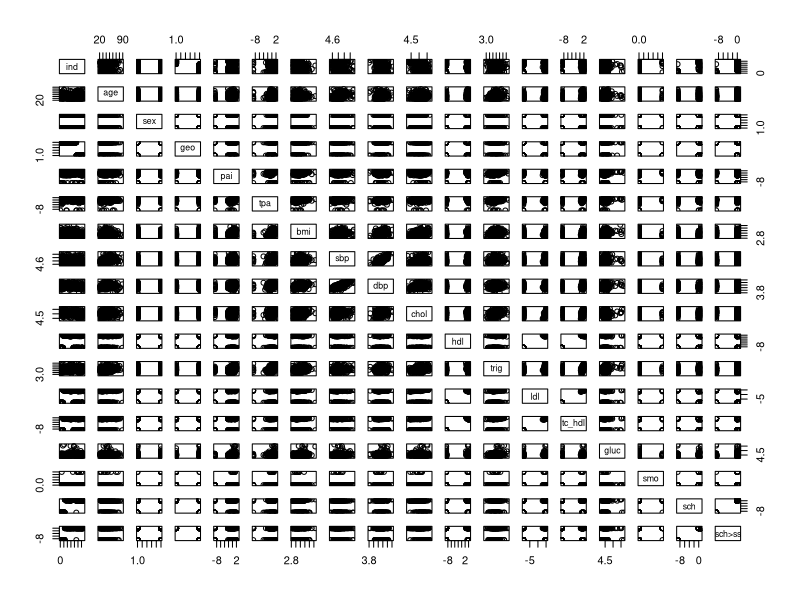

The R script that drew this image:
## ---- chunk 1
knitr::opts_chunk$set(echo = TRUE)
## ---- chunk 2
    #install.packages( "pacman" )
    #library(pacman) 
    #p_load( readxl )
## ---- chunk 3

library(readxl)
library(dplyr)


ghana = read_xlsx("ghana/GHANA_PLoS_upload.xlsx")
summary(ghana)
str(ghana)
ghana_sample = ghana %>% sample_frac(0.1)
#View(ghana_sample)
## ---- chunk 4
##plot(ghana)  ## this takes like 3-5 minutes... 
plot(ghana_sample)
